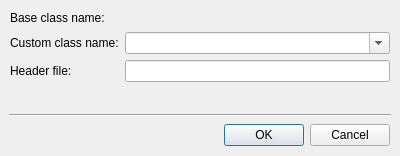
<ui version="4.0" >
 <author></author>
  <comment>*********************************************************************
**
** Copyright (C) 1992-$THISYEAR$ $TROLLTECH$. All rights reserved.
**
** This file is part of the $MODULE$ of the Qt Toolkit.
**
** $TROLLTECH_DUAL_LICENSE$
**
** This file is provided AS IS with NO WARRANTY OF ANY KIND, INCLUDING THE
** WARRANTY OF DESIGN, MERCHANTABILITY AND FITNESS FOR A PARTICULAR PURPOSE.
**
*********************************************************************</comment>
 <exportmacro></exportmacro>
 <class>PromoteToCustomWidgetDialog</class>
 <widget class="QDialog" name="PromoteToCustomWidgetDialog" >
  <property name="objectName" >
   <string notr="true" >PromoteToCustomWidgetDialog</string>
  </property>
  <property name="geometry" >
   <rect>
    <x>0</x>
    <y>0</y>
    <width>400</width>
    <height>156</height>
   </rect>
  </property>
  <property name="windowTitle" >
   <string>Promote to Custom Widget</string>
  </property>
  <layout class="QVBoxLayout" >
   <property name="objectName" >
    <string notr="true" />
   </property>
   <property name="margin" >
    <number>9</number>
   </property>
   <property name="spacing" >
    <number>6</number>
   </property>
   <item>
    <layout class="QGridLayout" >
     <property name="objectName" >
      <string notr="true" />
     </property>
     <property name="margin" >
      <number>1</number>
     </property>
     <property name="spacing" >
      <number>6</number>
     </property>
     <item row="1" column="0" >
      <widget class="QLabel" name="label" >
       <property name="objectName" >
        <string notr="true" >label</string>
       </property>
       <property name="geometry" >
        <rect>
         <x>1</x>
         <y>21</y>
         <width>114</width>
         <height>21</height>
        </rect>
       </property>
       <property name="frameShape" >
        <enum>QFrame::NoFrame</enum>
       </property>
       <property name="frameShadow" >
        <enum>QFrame::Plain</enum>
       </property>
       <property name="text" >
        <string>Custom class name:</string>
       </property>
       <property name="textFormat" >
        <enum>Qt::AutoText</enum>
       </property>
      </widget>
     </item>
     <item row="2" column="1" >
      <widget class="QLineEdit" name="m_header_file_input" >
       <property name="objectName" >
        <string notr="true" >m_header_file_input</string>
       </property>
       <property name="geometry" >
        <rect>
         <x>121</x>
         <y>48</y>
         <width>260</width>
         <height>19</height>
        </rect>
       </property>
       <property name="text" >
        <string/>
       </property>
       <property name="echoMode" >
        <enum>QLineEdit::Normal</enum>
       </property>
      </widget>
     </item>
     <item row="1" column="1" >
      <widget class="QComboBox" name="m_class_name_input" >
       <property name="objectName" >
        <string notr="true" >m_class_name_input</string>
       </property>
       <property name="geometry" >
        <rect>
         <x>121</x>
         <y>21</y>
         <width>260</width>
         <height>21</height>
        </rect>
       </property>
       <property name="sizePolicy" >
        <sizepolicy>
         <hsizetype>1</hsizetype>
         <vsizetype>0</vsizetype>
         <horstretch>0</horstretch>
         <verstretch>0</verstretch>
        </sizepolicy>
       </property>
       <property name="editable" >
        <bool>true</bool>
       </property>
       <property name="insertPolicy" >
        <enum>QComboBox::NoInsert</enum>
       </property>
      </widget>
     </item>
     <item row="0" column="1" >
      <widget class="QLabel" name="m_base_class_name_label" >
       <property name="objectName" >
        <string notr="true" >m_base_class_name_label</string>
       </property>
       <property name="geometry" >
        <rect>
         <x>121</x>
         <y>1</y>
         <width>260</width>
         <height>14</height>
        </rect>
       </property>
       <property name="font" >
        <font>
         <family>Sans Serif</family>
         <pointsize>9</pointsize>
         <weight>75</weight>
         <italic>false</italic>
         <bold>true</bold>
         <underline>false</underline>
         <strikeout>false</strikeout>
        </font>
       </property>
       <property name="frameShape" >
        <enum>QFrame::NoFrame</enum>
       </property>
       <property name="frameShadow" >
        <enum>QFrame::Plain</enum>
       </property>
       <property name="text" >
        <string/>
       </property>
       <property name="textFormat" >
        <enum>Qt::AutoText</enum>
       </property>
      </widget>
     </item>
     <item row="0" column="0" >
      <widget class="QLabel" name="label_3" >
       <property name="objectName" >
        <string notr="true" >label_3</string>
       </property>
       <property name="geometry" >
        <rect>
         <x>1</x>
         <y>1</y>
         <width>114</width>
         <height>14</height>
        </rect>
       </property>
       <property name="frameShape" >
        <enum>QFrame::NoFrame</enum>
       </property>
       <property name="frameShadow" >
        <enum>QFrame::Plain</enum>
       </property>
       <property name="text" >
        <string>Base class name:</string>
       </property>
       <property name="textFormat" >
        <enum>Qt::AutoText</enum>
       </property>
      </widget>
     </item>
     <item row="2" column="0" >
      <widget class="QLabel" name="label_2" >
       <property name="objectName" >
        <string notr="true" >label_2</string>
       </property>
       <property name="geometry" >
        <rect>
         <x>1</x>
         <y>48</y>
         <width>114</width>
         <height>19</height>
        </rect>
       </property>
       <property name="frameShape" >
        <enum>QFrame::NoFrame</enum>
       </property>
       <property name="frameShadow" >
        <enum>QFrame::Plain</enum>
       </property>
       <property name="text" >
        <string>Header file:</string>
       </property>
       <property name="textFormat" >
        <enum>Qt::AutoText</enum>
       </property>
      </widget>
     </item>
    </layout>
   </item>
   <item>
    <spacer>
     <property name="objectName" >
      <string notr="true" >verticalSpacer_2</string>
     </property>
     <property name="geometry" >
      <rect>
       <x>9</x>
       <y>83</y>
       <width>382</width>
       <height>22</height>
      </rect>
     </property>
     <property name="orientation" >
      <enum>Qt::Vertical</enum>
     </property>
     <property name="sizeHint" >
      <size>
       <width>382</width>
       <height>21</height>
      </size>
     </property>
    </spacer>
   </item>
   <item>
    <widget class="QFrame" name="horizontalLine" >
     <property name="objectName" >
      <string notr="true" >horizontalLine</string>
     </property>
     <property name="geometry" >
      <rect>
       <x>9</x>
       <y>111</y>
       <width>382</width>
       <height>3</height>
      </rect>
     </property>
     <property name="frameShape" >
      <enum>QFrame::HLine</enum>
     </property>
     <property name="frameShadow" >
      <enum>QFrame::Sunken</enum>
     </property>
    </widget>
   </item>
   <item>
    <layout class="QHBoxLayout" >
     <property name="objectName" >
      <string notr="true" />
     </property>
     <property name="margin" >
      <number>1</number>
     </property>
     <property name="spacing" >
      <number>6</number>
     </property>
     <item>
      <spacer>
       <property name="objectName" >
        <string notr="true" >horizontalSpacer</string>
       </property>
       <property name="geometry" >
        <rect>
         <x>1</x>
         <y>1</y>
         <width>216</width>
         <height>25</height>
        </rect>
       </property>
       <property name="orientation" >
        <enum>Qt::Horizontal</enum>
       </property>
       <property name="sizeHint" >
        <size>
         <width>40</width>
         <height>20</height>
        </size>
       </property>
      </spacer>
     </item>
     <item>
      <widget class="QPushButton" name="m_ok_button" >
       <property name="objectName" >
        <string notr="true" >m_ok_button</string>
       </property>
       <property name="geometry" >
        <rect>
         <x>304</x>
         <y>1</y>
         <width>77</width>
         <height>25</height>
        </rect>
       </property>
       <property name="text" >
        <string>OK</string>
       </property>
       <property name="default" >
        <bool>true</bool>
       </property>
      </widget>
     </item>
     <item>
         <widget class="QPushButton" name="m_cancel_button" >
             <property name="objectName" >
                 <string notr="true" >m_cancel_button</string>
             </property>
             <property name="geometry" >
                 <rect>
                     <x>223</x>
                     <y>2</y>
                     <width>75</width>
                     <height>23</height>
                 </rect>
             </property>
             <property name="text" >
                 <string>Cancel</string>
             </property>
         </widget>
     </item>
    </layout>
   </item>
  </layout>
 </widget>
 <pixmapfunction></pixmapfunction>
 <connections/>
</ui>
